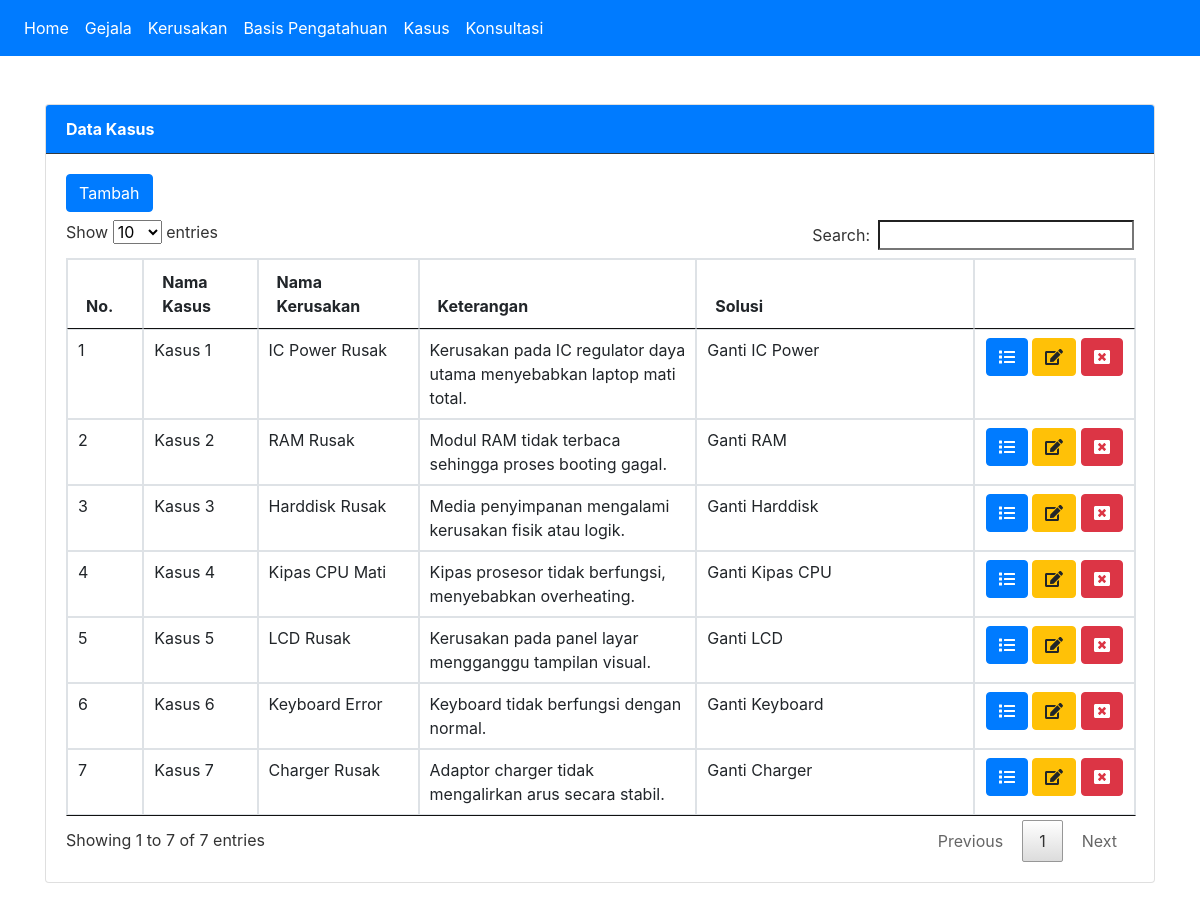
The page /?page=kasus on the database its author committed.
### tables this page shows
CREATE TABLE `kasus`  (
  `idkasus` int NOT NULL AUTO_INCREMENT,
  `idkerusakan` int NULL DEFAULT NULL,
  `solusi` text NULL,
  PRIMARY KEY (`idkasus`) USING BTREE
);

CREATE TABLE `kerusakan`  (
  `idkerusakan` int NOT NULL AUTO_INCREMENT,
  `nmkerusakan` varchar(100) NULL DEFAULT NULL,
  `keterangan` text NULL,
  PRIMARY KEY (`idkerusakan`) USING BTREE
);

### tampil_kasus.php (the view, shortened to what this page needs)
<div class="card">
  <div class="card-header bg-primary text-white border-dark"><strong>Data Kasus</strong></div>
  <div class="card-body">
    <a class="btn btn-primary mb-2" href="?page=kasus&action=tambah">Tambah</a>
    <table class="table table-bordered" id="myTable">
    <thead>
      <tr>
        <th width="20px">No.</th>
        <th width="60px">Nama Kasus</th>
        <th width="100px">Nama Kerusakan</th>
        <th width="200px">Keterangan</th>
        <th width="200px">Solusi</th>
        <th width="100px"></th>
      </tr>
    </thead>
    <tbody>
    <?php
        $no=1;
        $sql = "SELECT kasus.idkasus,kasus.idkerusakan,
                        kerusakan.nmkerusakan,kerusakan.keterangan,kasus.solusi
                FROM kasus INNER JOIN kerusakan
                ON kasus.idkerusakan=kerusakan.idkerusakan ORDER BY idkasus ASC";
        $result = $conn->query($sql);
        while($row = $result->fetch_assoc()) {
    ?>
        <tr>
            <td><?php echo $no++; ?></td>
            <td><?php echo "Kasus " . $row['idkasus']; ?></td>
            <td><?php echo $row['nmkerusakan']; ?></td>
            <td><?php echo $row['keterangan']; ?></td>
            <td><?php echo $row['solusi']; ?></td>
            <td align="center">
                <a class="btn btn-primary" href="?page=kasus&action=detail&id=<?php echo $row['idkasus']; ?>">
                    <i class="fas fa-list"></i>
                </a>
                <a class="btn btn-warning" href="?page=kasus&action=update&id=<?php echo $row['idkasus']; ?>">
                    <i class="fas fa-edit"></i>
                </a>
                <a onclick="return confirm('Yakin menghapus data ini ?')" class="btn btn-danger" href="?page=kasus&action=hapus&id=<?php echo $row['idkasus']; ?>">
                    <i class="fas fa-window-close"></i>
                </a>
            </td>
        </tr>
    <?php
     }
    ?>
   </tbody>
</table>
</div>
</div>

### assets/css/all.css (style rules this page uses)
.fa-edit:before { content:"\f044" }
.fa-list:before { content:"\f03a" }
.fa-window-close:before { content:"\f410" }

### rows shown on the page
kasus: idkasus "1", idkerusakan.nmkerusakan "IC Power Rusak", idkerusakan.keterangan "Kerusakan pada IC regulator daya utama menyebabkan laptop mati total.", solusi "Ganti IC Power"
kasus: idkasus "2", idkerusakan.nmkerusakan "RAM Rusak", idkerusakan.keterangan "Modul RAM tidak terbaca sehingga proses booting gagal.", solusi "Ganti RAM"
kasus: idkasus "3", idkerusakan.nmkerusakan "Harddisk Rusak", idkerusakan.keterangan "Media penyimpanan mengalami kerusakan fisik atau logik.", solusi "Ganti Harddisk"
kasus: idkasus "4", idkerusakan.nmkerusakan "Kipas CPU Mati", idkerusakan.keterangan "Kipas prosesor tidak berfungsi, menyebabkan overheating.", solusi "Ganti Kipas CPU"
kasus: idkasus "5", idkerusakan.nmkerusakan "LCD Rusak", idkerusakan.keterangan "Kerusakan pada panel layar mengganggu tampilan visual.", solusi "Ganti LCD"
kasus: idkasus "6", idkerusakan.nmkerusakan "Keyboard Error", idkerusakan.keterangan "Keyboard tidak berfungsi dengan normal.", solusi "Ganti Keyboard"
kasus: idkasus "7", idkerusakan.nmkerusakan "Charger Rusak", idkerusakan.keterangan "Adaptor charger tidak mengalirkan arus secara stabil.", solusi "Ganti Charger"
